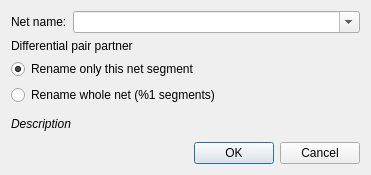
<?xml version="1.0" encoding="UTF-8"?>
<ui version="4.0">
 <class>librepcb::editor::RenameNetSegmentDialog</class>
 <widget class="QDialog" name="librepcb::editor::RenameNetSegmentDialog">
  <property name="geometry">
   <rect>
    <x>0</x>
    <y>0</y>
    <width>371</width>
    <height>175</height>
   </rect>
  </property>
  <property name="sizePolicy">
   <sizepolicy hsizetype="Preferred" vsizetype="Minimum">
    <horstretch>0</horstretch>
    <verstretch>0</verstretch>
   </sizepolicy>
  </property>
  <property name="windowTitle">
   <string>Rename net segment</string>
  </property>
  <layout class="QVBoxLayout" name="verticalLayout_2" stretch="0,0,0,0,1,0">
   <item>
    <layout class="QHBoxLayout" name="horizontalLayout" stretch="0,1">
     <item>
      <widget class="QLabel" name="label">
       <property name="text">
        <string>Net name:</string>
       </property>
      </widget>
     </item>
     <item>
      <widget class="QComboBox" name="cbxNetName">
       <property name="editable">
        <bool>true</bool>
       </property>
       <property name="maxVisibleItems">
        <number>20</number>
       </property>
       <property name="insertPolicy">
        <enum>QComboBox::NoInsert</enum>
       </property>
      </widget>
     </item>
    </layout>
   </item>
   <item>
    <widget class="QLabel" name="lblDiffPairPartner">
     <property name="text">
      <string notr="true">Differential pair partner</string>
     </property>
     <property name="textFormat">
      <enum>Qt::PlainText</enum>
     </property>
     <property name="wordWrap">
      <bool>true</bool>
     </property>
    </widget>
   </item>
   <item>
    <widget class="QRadioButton" name="rbtnRenameNetSegmentOnly">
     <property name="text">
      <string>Rename only this net segment</string>
     </property>
     <property name="checked">
      <bool>true</bool>
     </property>
    </widget>
   </item>
   <item>
    <widget class="QRadioButton" name="rbtnRenameWholeNet">
     <property name="text">
      <string extracomment="Number of segments (&gt;=1)">Rename whole net (%1 segments)</string>
     </property>
    </widget>
   </item>
   <item>
    <widget class="QLabel" name="lblDescription">
     <property name="font">
      <font>
       <italic>true</italic>
      </font>
     </property>
     <property name="text">
      <string notr="true">Description</string>
     </property>
     <property name="textFormat">
      <enum>Qt::PlainText</enum>
     </property>
     <property name="wordWrap">
      <bool>true</bool>
     </property>
    </widget>
   </item>
   <item>
    <widget class="QDialogButtonBox" name="buttonBox">
     <property name="orientation">
      <enum>Qt::Horizontal</enum>
     </property>
     <property name="standardButtons">
      <set>QDialogButtonBox::Cancel|QDialogButtonBox::Ok</set>
     </property>
    </widget>
   </item>
  </layout>
 </widget>
 <tabstops>
  <tabstop>cbxNetName</tabstop>
  <tabstop>rbtnRenameNetSegmentOnly</tabstop>
  <tabstop>rbtnRenameWholeNet</tabstop>
 </tabstops>
 <resources/>
 <connections>
  <connection>
   <sender>buttonBox</sender>
   <signal>accepted()</signal>
   <receiver>librepcb::editor::RenameNetSegmentDialog</receiver>
   <slot>accept()</slot>
   <hints>
    <hint type="sourcelabel">
     <x>248</x>
     <y>254</y>
    </hint>
    <hint type="destinationlabel">
     <x>157</x>
     <y>274</y>
    </hint>
   </hints>
  </connection>
  <connection>
   <sender>buttonBox</sender>
   <signal>rejected()</signal>
   <receiver>librepcb::editor::RenameNetSegmentDialog</receiver>
   <slot>reject()</slot>
   <hints>
    <hint type="sourcelabel">
     <x>316</x>
     <y>260</y>
    </hint>
    <hint type="destinationlabel">
     <x>286</x>
     <y>274</y>
    </hint>
   </hints>
  </connection>
 </connections>
</ui>
